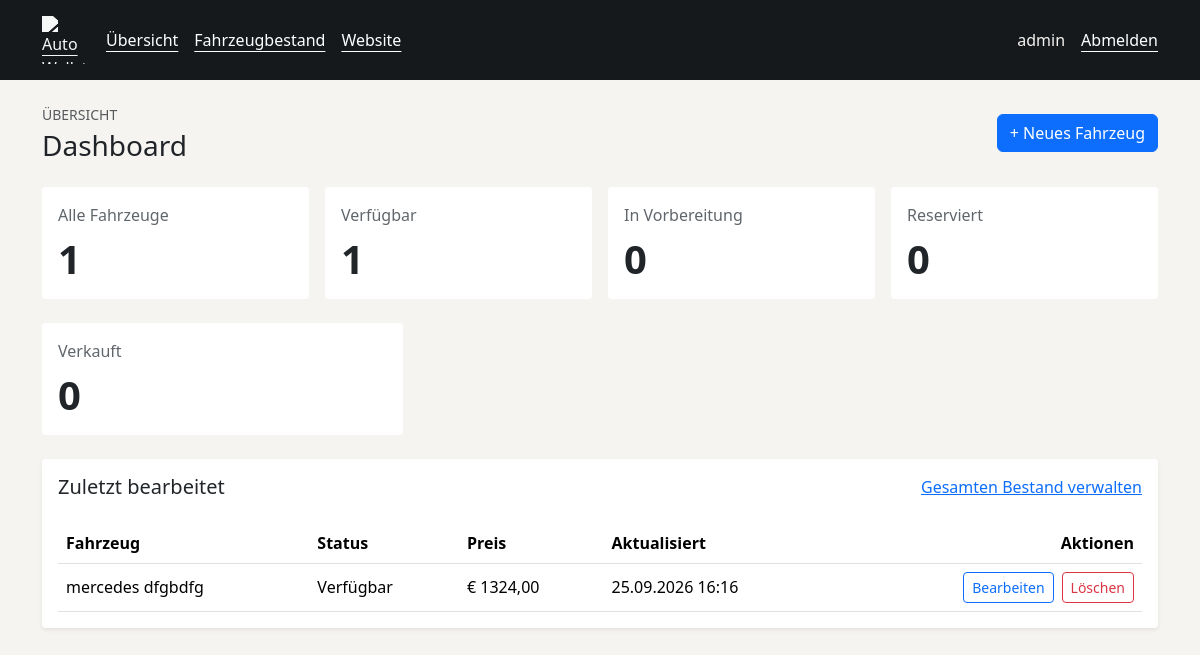
The app's page /verwaltung/ (signed in), older data.
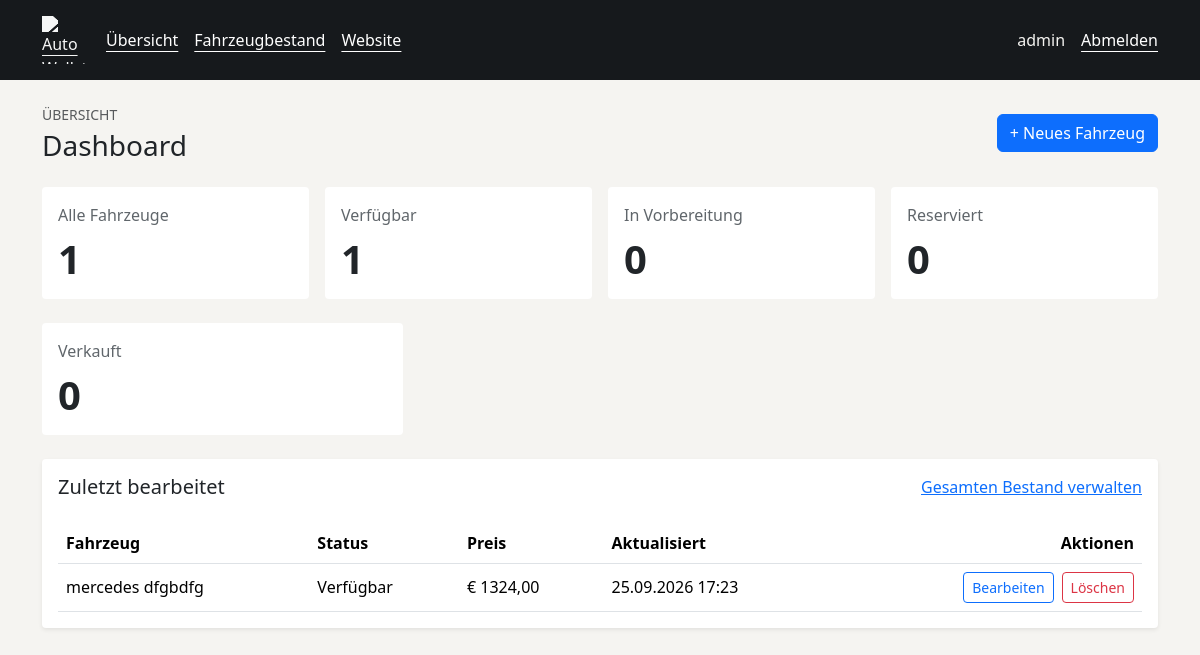
The same page, newer data.
### vehicles/models.py (models this page shows, shortened)
class Vehicle(models.Model):
    internal_number = models.CharField(max_length=50, unique=True, verbose_name="Interne Fahrzeugnummer")
    brand = models.CharField(max_length=100, verbose_name="Marke")
    model = models.CharField(max_length=120, verbose_name="Modell")
    variant = models.CharField(max_length=150, blank=True, verbose_name="Variante / Modellbezeichnung")
    vehicle_type = models.CharField(max_length=80, verbose_name="Fahrzeugtyp")
    first_registration = models.DateField(verbose_name="Erstzulassung")
    year = models.PositiveIntegerField(verbose_name="Baujahr")
    mileage = models.PositiveIntegerField(verbose_name="Kilometerstand")
    fuel_type = models.CharField(max_length=60, verbose_name="Kraftstoffart")
    transmission = models.CharField(max_length=50, verbose_name="Getriebe")
    power_kw = models.PositiveIntegerField(verbose_name="Leistung kW")
    power_ps = models.PositiveIntegerField(verbose_name="Leistung PS")
    engine_capacity = models.PositiveIntegerField(verbose_name="Hubraum")
    doors = models.PositiveIntegerField(verbose_name="Anzahl Türen")
    seats = models.PositiveIntegerField(verbose_name="Anzahl Sitzplätze")
    exterior_color = models.CharField(max_length=80, verbose_name="Außenfarbe")
    interior_equipment = models.CharField(max_length=200, blank=True, verbose_name="Innenausstattung")
    vin = models.CharField(max_length=50, blank=True, verbose_name="FIN / Fahrgestellnummer")
    previous_owners = models.PositiveIntegerField(default=0, verbose_name="Anzahl Vorbesitzer")
    hu_valid_until = models.DateField(blank=True, null=True, verbose_name="HU gültig bis")
    purchase_price = models.DecimalField(max_digits=12, decimal_places=2, verbose_name="Einkaufspreis")
    sale_price = models.DecimalField(max_digits=12, decimal_places=2, verbose_name="Verkaufspreis")
    description = models.TextField(blank=True, verbose_name="Beschreibung")
    equipment = models.TextField(blank=True, verbose_name="Ausstattung")
    status = models.CharField(
        max_length=30,
        choices=VehicleStatus.choices,
        default=VehicleStatus.IN_PREPARATION,
        verbose_name="Status",
    )
    is_published = models.BooleanField(default=False, verbose_name="Veröffentlicht")
    public_visible = models.BooleanField(default=False, verbose_name="Öffentlich sichtbar")
    created_at = models.DateTimeField(default=timezone.now, verbose_name="Datum der Aufnahme")
    updated_at = models.DateTimeField(auto_now=True, verbose_name="Datum der letzten Änderung")
    class Meta:
        ordering = ["-updated_at"]
        verbose_name = "Fahrzeug"
        verbose_name_plural = "Fahrzeuge"

### vehicles/views.py (the view)
@login_required(login_url="login")
@permission_required(('vehicles.view_vehicle',), raise_exception=True)
def dashboard(request):
    vehicles = Vehicle.objects.all()
    stats = {
        "total": vehicles.count(),
        "available": vehicles.filter(status=VehicleStatus.AVAILABLE).count(),
        "in_preparation": vehicles.filter(status=VehicleStatus.IN_PREPARATION).count(),
        "reserved": vehicles.filter(status=VehicleStatus.RESERVED).count(),
        "sold": vehicles.filter(status=VehicleStatus.SOLD).count(),
    }
    recent = vehicles.order_by("-updated_at")[:5]
    return render(request, "admin/dashboard.html", {"stats": stats, "recent_vehicles": recent})

### templates/admin/dashboard.html (shortened to what the changed rows need)
{% extends "admin/base.html" %}
{% block content %}
<div class="container py-4">
        <div class="dashboard-shell">
            <div class="d-flex flex-column flex-md-row justify-content-between align-items-md-center gap-3 mb-4">
                <div>
                    <h1 class="h3 mb-0">Dashboard</h1>
                </div>
            </div>
            <div class="card border-0 shadow-sm">
                <div class="card-body">
                    <div class="d-flex flex-wrap justify-content-between gap-3 mb-3"><h2 class="h5">Zuletzt bearbeitet</h2><a href="{% url 'management_vehicles' %}">Gesamten Bestand verwalten</a></div>
                    {% if recent_vehicles %}
                        <div class="table-responsive">
                            <table class="table table-hover align-middle mb-0">
                                <thead>
                                    <tr>
                                        <th>Fahrzeug</th>
                                        <th>Status</th>
                                        <th>Preis</th>
                                        <th>Aktualisiert</th>
                                        <th class="text-end">Aktionen</th>
                                    </tr>
                                </thead>
                                <tbody>
                                    {% for vehicle in recent_vehicles %}
                                        <tr>
                                            <td>{{ vehicle.brand }} {{ vehicle.model }}</td>
                                            <td>{{ vehicle.get_status_display }}</td>
                                            <td>€ {{ vehicle.sale_price }}</td>
                                            <td>{{ vehicle.updated_at|date:"d.m.Y H:i" }}</td>
                                            <td class="text-end">
                                                <div class="d-flex justify-content-end gap-2">
                                                    {% if perms.vehicles.change_vehicle %}<a href="{% url 'vehicle_update' vehicle.pk %}" class="btn btn-sm btn-outline-primary">Bearbeiten</a>{% endif %}
                                                    {% if perms.vehicles.delete_vehicle %}<a href="{% url 'vehicle_delete' vehicle.pk %}" class="btn btn-sm btn-outline-danger">Löschen</a>{% endif %}
                                                </div>
                                            </td>
                                        </tr>
                                    {% endfor %}
                                </tbody>
                            </table>
                        </div>
                    {% else %}
                        <p class="text-muted mb-0">Noch keine Fahrzeuge angelegt.</p>
                    {% endif %}
                </div>
            </div>
        </div>
    </div>
{% endblock %}

Row changes from the older to the newer data that the page shows:
changed Vehicle "mercedes": updated_at "25.09.2026 16:16" → "25.09.2026 17:23"
